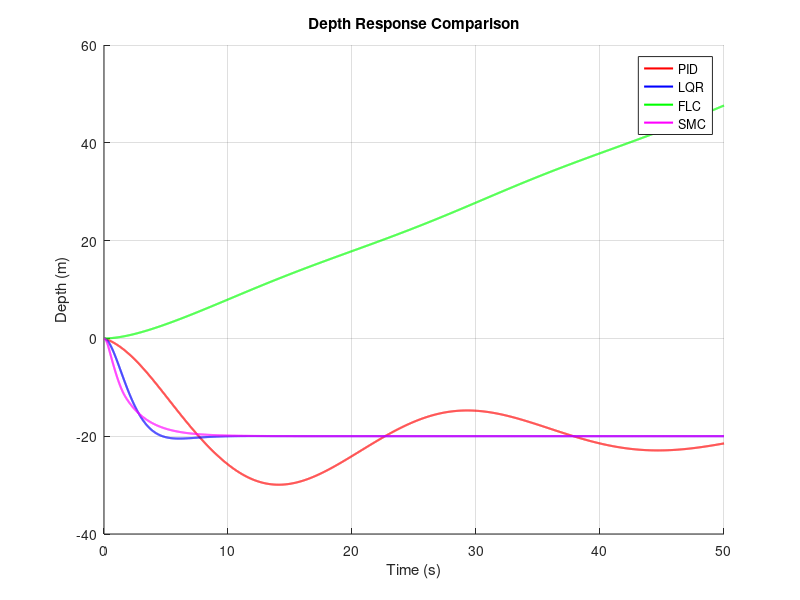
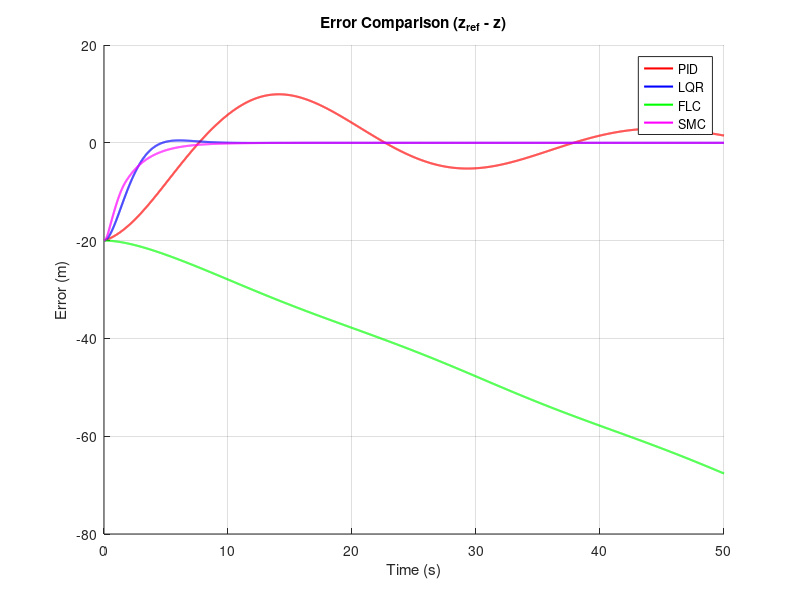
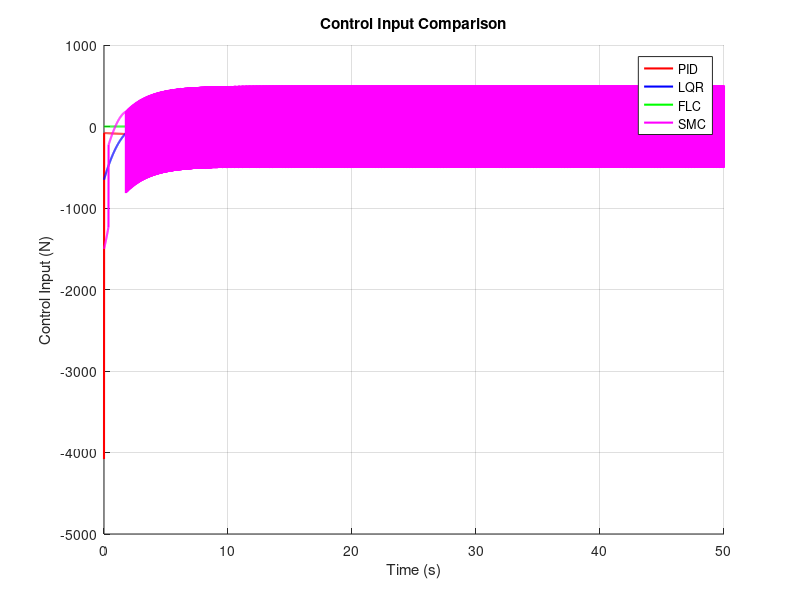

Source code (MATLAB) for these figures, in order:
%% compare_controllers.m
clear; clc; close all;

% reference depth used for error calculation if error variables missing
z_ref = -20;

% helper for existence of files
hasFile = @(f) exist(f,'file')==2;

% load PID if exists
pid_ok = false;
if hasFile('pid_response.mat')
    s = load('pid_response.mat');
    % expected names: time_pid, depth_pid, vel_pid, u_pid, error_pid (optional)
    if isfield(s,'time_pid'), time_pid = s.time_pid; end
    if isfield(s,'depth_pid'), depth_pid = s.depth_pid; end
    if isfield(s,'vel_pid'), vel_pid = s.vel_pid; end
    if isfield(s,'u_pid'), u_pid = s.u_pid; end
    if isfield(s,'error_pid'), error_pid = s.error_pid; end
    pid_ok = true;
end

% load LQR if exists
lqr_ok = false;
if hasFile('lqr_response.mat')
    s = load('lqr_response.mat');
    if isfield(s,'time_lqr'), time_lqr = s.time_lqr; end
    if isfield(s,'depth_lqr'), depth_lqr = s.depth_lqr; end
    if isfield(s,'vel_lqr'), vel_lqr = s.vel_lqr; end
    if isfield(s,'u_lqr'), u_lqr = s.u_lqr; end
    if isfield(s,'error_lqr'), error_lqr = s.error_lqr; end
    lqr_ok = true;
end

% load FLC if exists
flc_ok = false;
if hasFile('flc_response.mat')
    s = load('flc_response.mat');
    if isfield(s,'time_flc'), time_flc = s.time_flc; end
    if isfield(s,'depth_flc'), depth_flc = s.depth_flc; end
    if isfield(s,'vel_flc'), vel_flc = s.vel_flc; end
    if isfield(s,'u_flc'), u_flc = s.u_flc; end
    if isfield(s,'error_flc'), error_flc = s.error_flc; end
    flc_ok = true;
end

% load SMC if exists
smc_ok = false;
if hasFile('smc_response.mat')
    s = load('smc_response.mat');
    if isfield(s,'time_smc'), time_smc = s.time_smc; end
    if isfield(s,'depth_smc'), depth_smc = s.depth_smc; end
    if isfield(s,'vel_smc'), vel_smc = s.vel_smc; end
    if isfield(s,'u_smc'), u_smc = s.u_smc; end
    if isfield(s,'error_smc'), error_smc = s.error_smc; end
    smc_ok = true;
end

% make plots folder if not exist
plots_dir = fullfile(pwd,'plots');
if ~exist(plots_dir,'dir'), mkdir(plots_dir); end

% --- Prepare legend entries dynamically and plot Depth ---
figure; hold on; grid on;
legendEntries = {};

if pid_ok && exist('time_pid','var') && exist('depth_pid','var')
    h1 = plot(time_pid, depth_pid, 'r', 'LineWidth', 1.5);
    legendEntries{end+1} = 'PID';
end
if lqr_ok && exist('time_lqr','var') && exist('depth_lqr','var')
    h2 = plot(time_lqr, depth_lqr, 'b', 'LineWidth', 1.5);
    legendEntries{end+1} = 'LQR';
end
if flc_ok && exist('time_flc','var') && exist('depth_flc','var')
    h3 = plot(time_flc, depth_flc, 'g', 'LineWidth', 1.5);
    legendEntries{end+1} = 'FLC';
end
if smc_ok && exist('time_smc','var') && exist('depth_smc','var')
    h4 = plot(time_smc, depth_smc, 'm', 'LineWidth', 1.5);
    legendEntries{end+1} = 'SMC';
end

xlabel('Time (s)'); ylabel('Depth (m)');
title('Depth Response Comparison');
if ~isempty(legendEntries), legend(legendEntries,'Location','best'); end
saveas(gcf, fullfile(plots_dir,'depth_comparison.png'));

% --- Error comparison (compute if missing) ---
figure; hold on; grid on;
legendEntries = {};

if pid_ok && exist('time_pid','var') && exist('depth_pid','var')
    if ~exist('error_pid','var'), error_pid = z_ref - depth_pid; end
    plot(time_pid, error_pid, 'r', 'LineWidth', 1.5); legendEntries{end+1} = 'PID'; 
end
if lqr_ok && exist('time_lqr','var') && exist('depth_lqr','var')
    if ~exist('error_lqr','var'), error_lqr = z_ref - depth_lqr; end
    plot(time_lqr, error_lqr, 'b', 'LineWidth', 1.5); legendEntries{end+1} = 'LQR';
end
if flc_ok && exist('time_flc','var') && exist('depth_flc','var')
    if ~exist('error_flc','var'), error_flc = z_ref - depth_flc; end
    plot(time_flc, error_flc, 'g', 'LineWidth', 1.5); legendEntries{end+1} = 'FLC';
end
if smc_ok && exist('time_smc','var') && exist('depth_smc','var')
    if ~exist('error_smc','var'), error_smc = z_ref - depth_smc; end
    plot(time_smc, error_smc, 'm', 'LineWidth', 1.5); legendEntries{end+1} = 'SMC';
end

xlabel('Time (s)'); ylabel('Error (m)');
title('Error Comparison (z_{ref} - z)');
if ~isempty(legendEntries), legend(legendEntries,'Location','best'); end
saveas(gcf, fullfile(plots_dir,'error_comparison.png'));

% --- Thrust / control input comparison ---
figure; hold on; grid on;
legendEntries = {};

if pid_ok && exist('time_pid','var') && exist('u_pid','var')
    plot(time_pid, u_pid, 'r', 'LineWidth', 1.5); legendEntries{end+1} = 'PID';
end
if lqr_ok && exist('time_lqr','var') && exist('u_lqr','var')
    plot(time_lqr, u_lqr, 'b', 'LineWidth', 1.5); legendEntries{end+1} = 'LQR';
end
if flc_ok && exist('time_flc','var') && exist('u_flc','var')
    plot(time_flc, u_flc, 'g', 'LineWidth', 1.5); legendEntries{end+1} = 'FLC';
end
if smc_ok && exist('time_smc','var') && exist('u_smc','var')
    plot(time_smc, u_smc, 'm', 'LineWidth', 1.5); legendEntries{end+1} = 'SMC';
end

xlabel('Time (s)'); ylabel('Control Input (N)');
title('Control Input Comparison');
if ~isempty(legendEntries), legend(legendEntries,'Location','best'); end
saveas(gcf, fullfile(plots_dir,'thrust_comparison.png'));

fprintf('Comparison finished. Figures saved in folder: %s\n', plots_dir);
